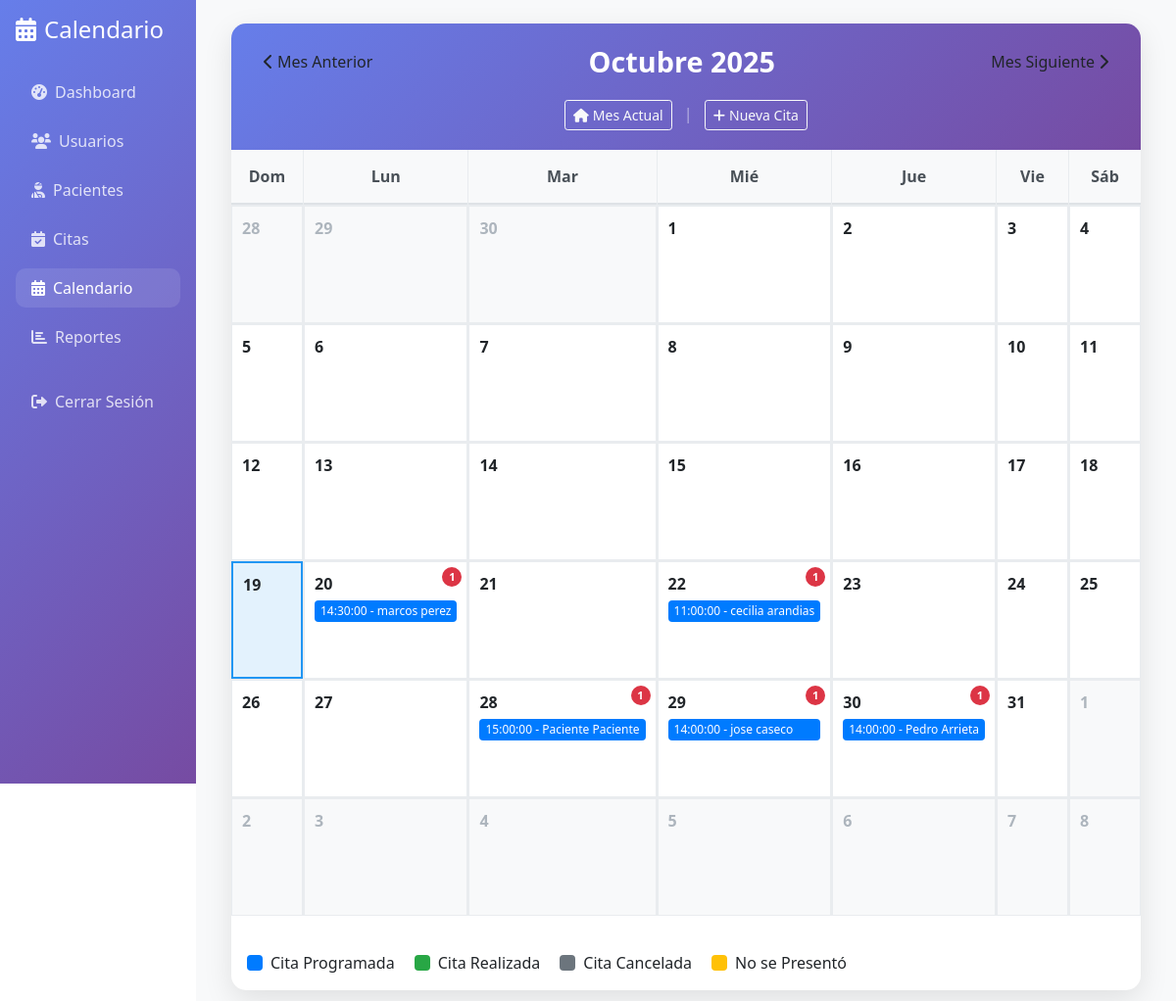
/admin/calendario.php (signed in), run on the app's committed database.
### tables this page shows
CREATE TABLE `citas` (
  `id` int(11) NOT NULL,
  `paciente_id` int(11) NOT NULL,
  `doctor_id` int(11) NOT NULL,
  `fecha_cita` date NOT NULL,
  `hora_cita` time NOT NULL,
  `motivo` text DEFAULT NULL,
  `sintomas` text DEFAULT NULL,
  `status` enum('cita_creada','cita_realizada','no_se_presento','cita_cancelada') DEFAULT 'cita_creada',
  `observaciones_doctor` text DEFAULT NULL,
  `resultados` text DEFAULT NULL,
  `fecha_creacion` timestamp NOT NULL DEFAULT current_timestamp(),
  `fecha_actualizacion` timestamp NOT NULL DEFAULT current_timestamp() ON UPDATE current_timestamp()
);

### classes/Appointment.php (called while the page is built, shortened)
<?php
class Appointment {
    private $conn;
    public function __construct($db) {
        $this->conn = $db;
    }
    public function obtenerCitasPorMes($mes, $año) {
        $query = "SELECT c.id, c.paciente_id, c.doctor_id, c.fecha_cita, c.hora_cita,
                         c.motivo, c.sintomas, c.status, c.fecha_creacion,
                         CONCAT(p.nombre, ' ', p.apellido) as paciente_nombre,
                         p.apellido as paciente_apellido,
                         CONCAT(d.nombre, ' ', d.apellido) as doctor_nombre,
                         d.apellido as doctor_apellido
                  FROM citas c
                  INNER JOIN usuarios p ON c.paciente_id = p.id
                  INNER JOIN usuarios d ON c.doctor_id = d.id
                  WHERE MONTH(c.fecha_cita) = :month
                  AND YEAR(c.fecha_cita) = :year
                  ORDER BY c.fecha_cita, c.hora_cita";
        $stmt = $this->conn->prepare($query);
        $stmt->bindParam(':month', $mes, PDO::PARAM_INT);
        $stmt->bindParam(':year', $año, PDO::PARAM_INT);
        $stmt->execute();
        $citas = [];
        while ($row = $stmt->fetch(PDO::FETCH_ASSOC)) {
            $dia = (int)date('j', strtotime($row['fecha_cita']));
            $citas[$dia][] = $row;
        }
        return $citas;
    }
}
?>

### admin/calendario.php (the view, shortened to what this page needs)
<?php
require_once __DIR__ . '/../classes/Appointment.php';
$database = new Database();
$db = $database->getConnection();
$appointment = new Appointment($db);
$currentMonth = isset($_GET['month']) ? (int)$_GET['month'] : date('n');
$currentYear = isset($_GET['year']) ? (int)$_GET['year'] : date('Y');
$firstDay = mktime(0, 0, 0, $currentMonth, 1, $currentYear);
$daysInMonth = date('t', $firstDay);
$startDayOfWeek = date('w', $firstDay);
$appointments = $appointment->obtenerCitasPorMes($currentMonth, $currentYear);
$monthNames = [
    1 => 'Enero', 2 => 'Febrero', 3 => 'Marzo', 4 => 'Abril',
    5 => 'Mayo', 6 => 'Junio', 7 => 'Julio', 8 => 'Agosto',
    9 => 'Septiembre', 10 => 'Octubre', 11 => 'Noviembre', 12 => 'Diciembre'
];
$dayNamesShort = ['Dom', 'Lun', 'Mar', 'Mié', 'Jue', 'Vie', 'Sáb'];
?>
<!DOCTYPE html>
<html lang="es">
<head>
    <link href="https://cdn.jsdelivr.net/npm/bootstrap@5.1.3/dist/css/bootstrap.min.css" rel="stylesheet">
    <link href="https://cdnjs.cloudflare.com/ajax/libs/font-awesome/6.0.0/css/all.min.css" rel="stylesheet">
</head>
<body>
    <div class="container-fluid">
        <div class="row">
            <div class="col-md-3 col-lg-2 px-0">
                <div class="sidebar">
                    <div class="p-3">
                        <h4 class="text-white mb-4">
                            <i class="fas fa-calendar-alt me-2"></i>Calendario
                        </h4>
                        <ul class="nav flex-column">
                            <li class="nav-item">
                                <a class="nav-link" href="dashboard.php">
                                    <i class="fas fa-tachometer-alt me-2"></i>Dashboard
                                </a>
                            </li>
                            <li class="nav-item">
                                <a class="nav-link" href="usuarios.php">
                                    <i class="fas fa-users me-2"></i>Usuarios
                                </a>
                            </li>
                            <li class="nav-item">
                                <a class="nav-link" href="pacientes.php">
                                    <i class="fas fa-user-injured me-2"></i>Pacientes
                                </a>
                            </li>
                            <li class="nav-item">
                                <a class="nav-link" href="citas.php">
                                    <i class="fas fa-calendar-check me-2"></i>Citas
                                </a>
                            </li>
                            <li class="nav-item">
                                <a class="nav-link active" href="calendario.php">
                                    <i class="fas fa-calendar-alt me-2"></i>Calendario
                                </a>
                            </li>
                            <li class="nav-item">
                                <a class="nav-link" href="reportes.php">
                                    <i class="fas fa-chart-bar me-2"></i>Reportes
                                </a>
                            </li>
                            <li class="nav-item mt-3">
                                <a class="nav-link" href="../logout.php">
                                    <i class="fas fa-sign-out-alt me-2"></i>Cerrar Sesión
                                </a>
                            </li>
                        </ul>
                    </div>
                </div>
            </div>
            <div class="col-md-9 col-lg-10 main-content">
                <div class="p-4">
                    <div class="calendar-container">
                        <div class="calendar-header">
                            <div class="calendar-nav">
                                <a href="?month=<?php echo $currentMonth == 1 ? 12 : $currentMonth - 1; ?>&year=<?php echo $currentMonth == 1 ? $currentYear - 1 : $currentYear; ?>"
                                   class="btn">
                                    <i class="fas fa-chevron-left me-1"></i>Mes Anterior
                                </a>
                                <h1 class="calendar-title">
                                    <?php echo $monthNames[$currentMonth] . ' ' . $currentYear; ?>
                                </h1>
                                <a href="?month=<?php echo $currentMonth == 12 ? 1 : $currentMonth + 1; ?>&year=<?php echo $currentMonth == 12 ? $currentYear + 1 : $currentYear; ?>"
                                   class="btn">
                                    Mes Siguiente<i class="fas fa-chevron-right ms-1"></i>
                                </a>
                            </div>
                            <div class="text-center">
                                <a href="?month=<?php echo date('n'); ?>&year=<?php echo date('Y'); ?>"
                                   class="btn btn-outline-light btn-sm me-2">
                                    <i class="fas fa-home me-1"></i>Mes Actual
                                </a>
                                <span class="text-white-50">|</span>
                                <a href="citas.php" class="btn btn-outline-light btn-sm ms-2">
                                    <i class="fas fa-plus me-1"></i>Nueva Cita
                                </a>
                            </div>
                        </div>
                        <div class="calendar-grid">
                            <?php foreach ($dayNamesShort as $day): ?>
                                <div class="calendar-day-header"><?php echo $day; ?></div>
                            <?php endforeach; ?>
                            <?php
                            $today = date('Y-m-d');
                            for ($i = 0; $i < $startDayOfWeek; $i++):
                                $prevMonth = $currentMonth == 1 ? 12 : $currentMonth - 1;
                                $prevYear = $currentMonth == 1 ? $currentYear - 1 : $currentYear;
                                $prevMonthDays = date('t', mktime(0, 0, 0, $prevMonth, 1, $prevYear));
                                $dayNumber = $prevMonthDays - $startDayOfWeek + $i + 1;
                            ?>
                                <div class="calendar-day other-month">
                                    <div class="day-number"><?php echo $dayNumber; ?></div>
                                </div>
                            <?php endfor; ?>
                            <?php for ($day = 1; $day <= $daysInMonth; $day++):
                                $currentDate = sprintf('%04d-%02d-%02d', $currentYear, $currentMonth, $day);
                                $isToday = $currentDate === $today;
                                $dayAppointments = isset($appointments[$day]) ? $appointments[$day] : [];
                            ?>
                                <div class="calendar-day <?php echo $isToday ? 'today' : ''; ?>"
                                     data-date="<?php echo $currentDate; ?>">
                                    <div class="day-number"><?php echo $day; ?></div>
                                    <?php if (count($dayAppointments) > 0): ?>
                                        <div class="appointment-count"><?php echo count($dayAppointments); ?></div>
                                        <?php foreach ($dayAppointments as $appointment):
                                            $appointmentClass = '';
                                            $status = isset($appointment['status']) ? $appointment['status'] : 'cita_creada';
                                            switch($status) {
                                                default:
                                                    $appointmentClass = 'normal';
                                                    break;
                                            }
                                        ?>
                                            <div class="appointment-item <?php echo $appointmentClass; ?>"
                                                 data-appointment-id="<?php echo $appointment['id']; ?>"
                                                 title="<?php echo htmlspecialchars($appointment['paciente_nombre'] . ' - ' . $appointment['hora_cita']); ?>">
                                                <?php echo htmlspecialchars($appointment['hora_cita'] . ' - ' . $appointment['paciente_nombre']); ?>
                                            </div>
                                        <?php endforeach; ?>
                                    <?php endif; ?>
                                </div>
                            <?php endfor; ?>
                            <?php
                            $remainingDays = 42 - ($startDayOfWeek + $daysInMonth);
                            for ($day = 1; $day <= $remainingDays; $day++):
                            ?>
                                <div class="calendar-day other-month">
                                    <div class="day-number"><?php echo $day; ?></div>
                                </div>
                            <?php endfor; ?>
                        </div>
                        <div class="p-3">
                            <div class="legend">
                                <div class="legend-item">
                                    <div class="legend-color blue"></div>
                                    <span>Cita Programada</span>
                                </div>
                                <div class="legend-item">
                                    <div class="legend-color green"></div>
                                    <span>Cita Realizada</span>
                                </div>
                                <div class="legend-item">
                                    <div class="legend-color grey"></div>
                                    <span>Cita Cancelada</span>
                                </div>
                                <div class="legend-item">
                                    <div class="legend-color yellow"></div>
                                    <span>No se Presentó</span>
                                </div>
                            </div>
                        </div>
                    </div>
                </div>
            </div>
        </div>
    </div>
</body>
</html>

### admin/calendario.php (style rules this page uses)
.sidebar { min-height: 100vh; background: linear-gradient(135deg, #667eea 0%, #764ba2 100%); }
.sidebar .nav-link { color: rgba(255,255,255,0.8); border-radius: 10px; margin: 5px 0; }
.sidebar .nav-link:hover, .sidebar .nav-link.active { color: white; background-color: rgba(255,255,255,0.1); }
.main-content { background-color: #f8f9fa; min-height: 100vh; }
.calendar-container { background: white; border-radius: 15px; box-shadow: 0 10px 30px rgba(0,0,0,0.1); overflow: hidden; }
.calendar-header { background: linear-gradient(135deg, #667eea 0%, #764ba2 100%); color: white; padding: 20px; }
.calendar-nav { display: flex; justify-content: space-between; align-items: center; margin-bottom: 20px; }
.calendar-title { font-size: 1.8rem; font-weight: 600; margin: 0; }
.calendar-grid { display: grid; grid-template-columns: repeat(7, 1fr); gap: 1px; background-color: #e9ecef; }
.calendar-day-header { background-color: #f8f9fa; padding: 15px 10px; text-align: center; font-weight: 600; color: #495057; border-bottom: 2px solid #dee2e6; }
.calendar-day { background-color: white; min-height: 120px; padding: 10px; border: 1px solid #e9ecef; position: relative; cursor: pointer; transition: all 0.3s ease; }
.calendar-day.other-month { background-color: #f8f9fa; color: #adb5bd; }
.calendar-day.today { background-color: #e3f2fd; border: 2px solid #2196f3; }
.day-number { font-weight: 600; margin-bottom: 5px; }
.appointment-item { background-color: #007bff; color: white; padding: 2px 6px; margin: 1px 0; border-radius: 4px; font-size: 0.75rem; cursor: pointer; transition: all 0.3s ease; overflow: hidden; text-overflow: ellipsis; white-space: nowrap; }
.appointment-item.normal { background-color: #007bff; }
.appointment-count { position: absolute; top: 5px; right: 5px; background-color: #dc3545; color: white; border-radius: 50%; width: 20px; height: 20px; display: flex; align-items: center; justify-content: center; font-size: 0.7rem; font-weight: bold; }
.legend { display: flex; gap: 20px; margin-top: 20px; flex-wrap: wrap; }
.legend-item { display: flex; align-items: center; gap: 8px; }
.legend-color { width: 16px; height: 16px; border-radius: 4px; }
.legend-color.blue { background-color: #007bff; }
.legend-color.green { background-color: #28a745; }
.legend-color.grey { background-color: #6c757d; }
.legend-color.yellow { background-color: #ffc107; }

### data on the page
citas: paciente_nombre "14:30:00 - marcos perez"
citas: paciente_nombre "11:00:00 - cecilia arandias"
citas: paciente_nombre "15:00:00 - Paciente Paciente"
citas: paciente_nombre "14:00:00 - jose caseco"
citas: paciente_nombre "14:00:00 - Pedro Arrieta"

### other printed values
$monthNames[$currentMonth] "Octubre"
$currentYear "2025"
$day "Dom"
$day "Lun"
$day "Mar"
$day "Mié"
$day "Jue"
$day "Vie"
$day "Sáb"
$dayNumber "28"
$dayNumber "29"
$dayNumber "30"
count($dayAppointments) "1"
